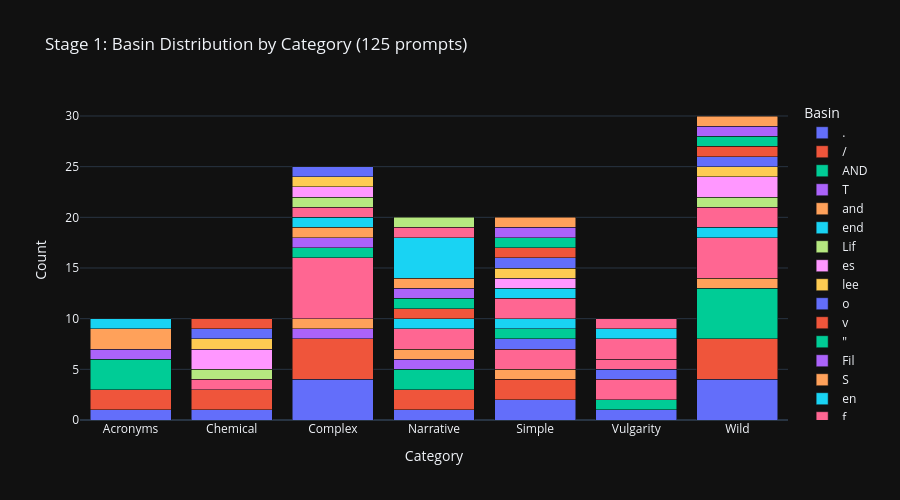

The notebook cell saved with this chart:
### Markdown cell above
### 5f. Basin Distribution Chart

### Code cell
# ============================================================
# VIS 5f: BASIN DISTRIBUTION BAR CHART
# ============================================================

basin_data = []
for label, snapshots in all_results.items():
    terminal = snapshots[-1]['top_tokens'][0][0].strip()
    category = CATEGORY_MAP.get(label, 'Unknown')
    if terminal == 'prolet':
        basin = 'prolet'
    elif terminal == 'Divine':
        basin = 'Divine'
    else:
        basin = terminal
    basin_data.append({'Prompt': label, 'Category': category, 'Basin': basin})

basin_df = pd.DataFrame(basin_data)
basin_summary = basin_df.groupby(['Category', 'Basin']).size().reset_index(name='Count')

fig_basin = px.bar(
    basin_summary, x='Category', y='Count', color='Basin',
    title=f"Stage 1: Basin Distribution by Category ({len(all_results)} prompts)",
    barmode='stack'
)
fig_basin.update_layout(template="plotly_dark", height=500, width=900)
fig_basin.show()
fig_basin.write_image(os.path.join(OUTPUT_DIR, 'basin_distribution.png'), scale=2)
print(f"[SAVED] {OUTPUT_DIR}/basin_distribution.png")

### Figure 1 — Plotly figure (JSON) as saved in the notebook; plotly's stock layout.template omitted (floating-point values rounded to 4 significant figures)
{"data": [{"hovertemplate": "Basin=.<br>Category=%{x}<br>Count=%{y}<extra></extra>", "legendgroup": ".", "marker": {"color": "#636efa", "pattern": {"shape": ""}}, "name": ".", "orientation": "v", "showlegend": true, "textposition": "auto", "type": "bar", "x": ["Acronyms", "Chemical", "Complex", "Narrative", "Simple", "Vulgarity", "Wild"], "xaxis": "x", "y": [1, 1, 4, 1, 2, 1, 4], "yaxis": "y"}, {"hovertemplate": "Basin=/<br>Category=%{x}<br>Count=%{y}<extra></extra>", "legendgroup": "/", "marker": {"color": "#EF553B", "pattern": {"shape": ""}}, "name": "/", "orientation": "v", "showlegend": true, "textposition": "auto", "type": "bar", "x": ["Acronyms", "Chemical", "Complex", "Narrative", "Simple", "Wild"], "xaxis": "x", "y": [2, 2, 4, 2, 2, 4], "yaxis": "y"}, {"hovertemplate": "Basin=AND<br>Category=%{x}<br>Count=%{y}<extra></extra>", "legendgroup": "AND", "marker": {"color": "#00cc96", "pattern": {"shape": ""}}, "name": "AND", "orientation": "v", "showlegend": true, "textposition": "auto", "type": "bar", "x": ["Acronyms", "Narrative", "Vulgarity", "Wild"], "xaxis": "x", "y": [3, 2, 1, 5], "yaxis": "y"}, {"hovertemplate": "Basin=T<br>Category=%{x}<br>Count=%{y}<extra></extra>", "legendgroup": "T", "marker": {"color": "#ab63fa", "pattern": {"shape": ""}}, "name": "T", "orientation": "v", "showlegend": true, "textposition": "auto", "type": "bar", "x": ["Acronyms", "Complex", "Narrative"], "xaxis": "x", "y": [1, 1, 1], "yaxis": "y"}, {"hovertemplate": "Basin=and<br>Category=%{x}<br>Count=%{y}<extra></extra>", "legendgroup": "and", "marker": {"color": "#FFA15A", "pattern": {"shape": ""}}, "name": "and", "orientation": "v", "showlegend": true, "textposition": "auto", "type": "bar", "x": ["Acronyms", "Complex", "Narrative", "Simple", "Wild"], "xaxis": "x", "y": [2, 1, 1, 1, 1], "yaxis": "y"}, {"hovertemplate": "Basin=end<br>Category=%{x}<br>Count=%{y}<extra></extra>", "legendgroup": "end", "marker": {"color": "#19d3f3", "pattern": {"shape": ""}}, "name": "end", "orientation": "v", "showlegend": true, "textposition": "auto", "type": "bar", "x": ["Acronyms"], "xaxis": "x", "y": [1], "yaxis": "y"}, {"hovertemplate": "Basin=<br>Category=%{x}<br>Count=%{y}<extra></extra>", "legendgroup": "", "marker": {"color": "#FF6692", "pattern": {"shape": ""}}, "name": "", "orientation": "v", "showlegend": false, "textposition": "auto", "type": "bar", "x": ["Chemical", "Complex", "Narrative", "Simple", "Vulgarity", "Wild"], "xaxis": "x", "y": [1, 6, 2, 2, 2, 4], "yaxis": "y"}, {"hovertemplate": "Basin=Lif<br>Category=%{x}<br>Count=%{y}<extra></extra>", "legendgroup": "Lif", "marker": {"color": "#B6E880", "pattern": {"shape": ""}}, "name": "Lif", "orientation": "v", "showlegend": true, "textposition": "auto", "type": "bar", "x": ["Chemical"], "xaxis": "x", "y": [1], "yaxis": "y"}, {"hovertemplate": "Basin=es<br>Category=%{x}<br>Count=%{y}<extra></extra>", "legendgroup": "es", "marker": {"color": "#FF97FF", "pattern": {"shape": ""}}, "name": "es", "orientation": "v", "showlegend": true, "textposition": "auto", "type": "bar", "x": ["Chemical"], "xaxis": "x", "y": [2], "yaxis": "y"}, {"hovertemplate": "Basin=lee<br>Category=%{x}<br>Count=%{y}<extra></extra>", "legendgroup": "lee", "marker": {"color": "#FECB52", "pattern": {"shape": ""}}, "name": "lee", "orientation": "v", "showlegend": true, "textposition": "auto", "type": "bar", "x": ["Chemical"], "xaxis": "x", "y": [1], "yaxis": "y"}, {"hovertemplate": "Basin=o<br>Category=%{x}<br>Count=%{y}<extra></extra>", "legendgroup": "o", "marker": {"color": "#636efa", "pattern": {"shape": ""}}, "name": "o", "orientation": "v", "showlegend": true, "textposition": "auto", "type": "bar", "x": ["Chemical", "Simple", "Vulgarity"], "xaxis": "x", "y": [1, 1, 1], "yaxis": "y"}, {"hovertemplate": "Basin=v<br>Category=%{x}<br>Count=%{y}<extra></extra>", "legendgroup": "v", "marker": {"color": "#EF553B", "pattern": {"shape": ""}}, "name": "v", "orientation": "v", "showlegend": true, "textposition": "auto", "type": "bar", "x": ["Chemical"], "xaxis": "x", "y": [1], "yaxis": "y"}, {"hovertemplate": "Basin=\"<br>Category=%{x}<br>Count=%{y}<extra></extra>", "legendgroup": "\"", "marker": {"color": "#00cc96", "pattern": {"shape": ""}}, "name": "\"", "orientation": "v", "showlegend": true, "textposition": "auto", "type": "bar", "x": ["Complex", "Simple"], "xaxis": "x", "y": [1, 1], "yaxis": "y"}, {"hovertemplate": "Basin=Fil<br>Category=%{x}<br>Count=%{y}<extra></extra>", "legendgroup": "Fil", "marker": {"color": "#ab63fa", "pattern": {"shape": ""}}, "name": "Fil", "orientation": "v", "showlegend": true, "textposition": "auto", "type": "bar", "x": ["Complex"], "xaxis": "x", "y": [1], "yaxis": "y"}, {"hovertemplate": "Basin=S<br>Category=%{x}<br>Count=%{y}<extra></extra>", "legendgroup": "S", "marker": {"color": "#FFA15A", "pattern": {"shape": ""}}, "name": "S", "orientation": "v", "showlegend": true, "textposition": "auto", "type": "bar", "x": ["Complex"], "xaxis": "x", "y": [1], "yaxis": "y"}, {"hovertemplate": "Basin=en<br>Category=%{x}<br>Count=%{y}<extra></extra>", "legendgroup": "en", "marker": {"color": "#19d3f3", "pattern": {"shape": ""}}, "name": "en", "orientation": "v", "showlegend": true, "textposition": "auto", "type": "bar", "x": ["Complex", "Narrative", "Simple", "Wild"], "xaxis": "x", "y": [1, 1, 1, 1], "yaxis": "y"}, {"hovertemplate": "Basin=f<br>Category=%{x}<br>Count=%{y}<extra></extra>", "legendgroup": "f", "marker": {"color": "#FF6692", "pattern": {"shape": ""}}, "name": "f", "orientation": "v", "showlegend": true, "textposition": "auto", "type": "bar", "x": ["Complex", "Simple", "Vulgarity", "Wild"], "xaxis": "x", "y": [1, 2, 1, 2], "yaxis": "y"}, {"hovertemplate": "Basin=ff<br>Category=%{x}<br>Count=%{y}<extra></extra>", "legendgroup": "ff", "marker": {"color": "#B6E880", "pattern": {"shape": ""}}, "name": "ff", "orientation": "v", "showlegend": true, "textposition": "auto", "type": "bar", "x": ["Complex"], "xaxis": "x", "y": [1], "yaxis": "y"}, {"hovertemplate": "Basin=four<br>Category=%{x}<br>Count=%{y}<extra></extra>", "legendgroup": "four", "marker": {"color": "#FF97FF", "pattern": {"shape": ""}}, "name": "four", "orientation": "v", "showlegend": true, "textposition": "auto", "type": "bar", "x": ["Complex"], "xaxis": "x", "y": [1], "yaxis": "y"}, {"hovertemplate": "Basin=just<br>Category=%{x}<br>Count=%{y}<extra></extra>", "legendgroup": "just", "marker": {"color": "#FECB52", "pattern": {"shape": ""}}, "name": "just", "orientation": "v", "showlegend": true, "textposition": "auto", "type": "bar", "x": ["Complex"], "xaxis": "x", "y": [1], "yaxis": "y"}, {"hovertemplate": "Basin=on<br>Category=%{x}<br>Count=%{y}<extra></extra>", "legendgroup": "on", "marker": {"color": "#636efa", "pattern": {"shape": ""}}, "name": "on", "orientation": "v", "showlegend": true, "textposition": "auto", "type": "bar", "x": ["Complex"], "xaxis": "x", "y": [1], "yaxis": "y"}, {"hovertemplate": "Basin=...<br>Category=%{x}<br>Count=%{y}<extra></extra>", "legendgroup": "...", "marker": {"color": "#EF553B", "pattern": {"shape": ""}}, "name": "...", "orientation": "v", "showlegend": true, "textposition": "auto", "type": "bar", "x": ["Narrative"], "xaxis": "x", "y": [1], "yaxis": "y"}, {"hovertemplate": "Basin=F<br>Category=%{x}<br>Count=%{y}<extra></extra>", "legendgroup": "F", "marker": {"color": "#00cc96", "pattern": {"shape": ""}}, "name": "F", "orientation": "v", "showlegend": true, "textposition": "auto", "type": "bar", "x": ["Narrative"], "xaxis": "x", "y": [1], "yaxis": "y"}, {"hovertemplate": "Basin=UN<br>Category=%{x}<br>Count=%{y}<extra></extra>", "legendgroup": "UN", "marker": {"color": "#ab63fa", "pattern": {"shape": ""}}, "name": "UN", "orientation": "v", "showlegend": true, "textposition": "auto", "type": "bar", "x": ["Narrative"], "xaxis": "x", "y": [1], "yaxis": "y"}, {"hovertemplate": "Basin=ed<br>Category=%{x}<br>Count=%{y}<extra></extra>", "legendgroup": "ed", "marker": {"color": "#FFA15A", "pattern": {"shape": ""}}, "name": "ed", "orientation": "v", "showlegend": true, "textposition": "auto", "type": "bar", "x": ["Narrative"], "xaxis": "x", "y": [1], "yaxis": "y"}, {"hovertemplate": "Basin=of<br>Category=%{x}<br>Count=%{y}<extra></extra>", "legendgroup": "of", "marker": {"color": "#19d3f3", "pattern": {"shape": ""}}, "name": "of", "orientation": "v", "showlegend": true, "textposition": "auto", "type": "bar", "x": ["Narrative", "Simple"], "xaxis": "x", "y": [4, 1], "yaxis": "y"}, {"hovertemplate": "Basin=or<br>Category=%{x}<br>Count=%{y}<extra></extra>", "legendgroup": "or", "marker": {"color": "#FF6692", "pattern": {"shape": ""}}, "name": "or", "orientation": "v", "showlegend": true, "textposition": "auto", "type": "bar", "x": ["Narrative", "Vulgarity"], "xaxis": "x", "y": [1, 2], "yaxis": "y"}, {"hovertemplate": "Basin=till<br>Category=%{x}<br>Count=%{y}<extra></extra>", "legendgroup": "till", "marker": {"color": "#B6E880", "pattern": {"shape": ""}}, "name": "till", "orientation": "v", "showlegend": true, "textposition": "auto", "type": "bar", "x": ["Narrative"], "xaxis": "x", "y": [1], "yaxis": "y"}, {"hovertemplate": "Basin=!\"<br>Category=%{x}<br>Count=%{y}<extra></extra>", "legendgroup": "!\"", "marker": {"color": "#FF97FF", "pattern": {"shape": ""}}, "name": "!\"", "orientation": "v", "showlegend": true, "textposition": "auto", "type": "bar", "x": ["Simple"], "xaxis": "x", "y": [1], "yaxis": "y"}, {"hovertemplate": "Basin=OF<br>Category=%{x}<br>Count=%{y}<extra></extra>", "legendgroup": "OF", "marker": {"color": "#FECB52", "pattern": {"shape": ""}}, "name": "OF", "orientation": "v", "showlegend": true, "textposition": "auto", "type": "bar", "x": ["Simple"], "xaxis": "x", "y": [1], "yaxis": "y"}, {"hovertemplate": "Basin=PARAM<br>Category=%{x}<br>Count=%{y}<extra></extra>", "legendgroup": "PARAM", "marker": {"color": "#636efa", "pattern": {"shape": ""}}, "name": "PARAM", "orientation": "v", "showlegend": true, "textposition": "auto", "type": "bar", "x": ["Simple"], "xaxis": "x", "y": [1], "yaxis": "y"}, {"hovertemplate": "Basin=as<br>Category=%{x}<br>Count=%{y}<extra></extra>", "legendgroup": "as", "marker": {"color": "#EF553B", "pattern": {"shape": ""}}, "name": "as", "orientation": "v", "showlegend": true, "textposition": "auto", "type": "bar", "x": ["Simple"], "xaxis": "x", "y": [1], "yaxis": "y"}, {"hovertemplate": "Basin=ty<br>Category=%{x}<br>Count=%{y}<extra></extra>", "legendgroup": "ty", "marker": {"color": "#00cc96", "pattern": {"shape": ""}}, "name": "ty", "orientation": "v", "showlegend": true, "textposition": "auto", "type": "bar", "x": ["Simple"], "xaxis": "x", "y": [1], "yaxis": "y"}, {"hovertemplate": "Basin=wit<br>Category=%{x}<br>Count=%{y}<extra></extra>", "legendgroup": "wit", "marker": {"color": "#ab63fa", "pattern": {"shape": ""}}, "name": "wit", "orientation": "v", "showlegend": true, "textposition": "auto", "type": "bar", "x": ["Simple"], "xaxis": "x", "y": [1], "yaxis": "y"}, {"hovertemplate": "Basin=y<br>Category=%{x}<br>Count=%{y}<extra></extra>", "legendgroup": "y", "marker": {"color": "#FFA15A", "pattern": {"shape": ""}}, "name": "y", "orientation": "v", "showlegend": true, "textposition": "auto", "type": "bar", "x": ["Simple"], "xaxis": "x", "y": [1], "yaxis": "y"}, {"hovertemplate": "Basin=ATT<br>Category=%{x}<br>Count=%{y}<extra></extra>", "legendgroup": "ATT", "marker": {"color": "#19d3f3", "pattern": {"shape": ""}}, "name": "ATT", "orientation": "v", "showlegend": true, "textposition": "auto", "type": "bar", "x": ["Vulgarity"], "xaxis": "x", "y": [1], "yaxis": "y"}, {"hovertemplate": "Basin=not<br>Category=%{x}<br>Count=%{y}<extra></extra>", "legendgroup": "not", "marker": {"color": "#FF6692", "pattern": {"shape": ""}}, "name": "not", "orientation": "v", "showlegend": true, "textposition": "auto", "type": "bar", "x": ["Vulgarity"], "xaxis": "x", "y": [1], "yaxis": "y"}, {"hovertemplate": "Basin=-<br>Category=%{x}<br>Count=%{y}<extra></extra>", "legendgroup": "-", "marker": {"color": "#B6E880", "pattern": {"shape": ""}}, "name": "-", "orientation": "v", "showlegend": true, "textposition": "auto", "type": "bar", "x": ["Wild"], "xaxis": "x", "y": [1], "yaxis": "y"}, {"hovertemplate": "Basin=.\"<br>Category=%{x}<br>Count=%{y}<extra></extra>", "legendgroup": ".\"", "marker": {"color": "#FF97FF", "pattern": {"shape": ""}}, "name": ".\"", "orientation": "v", "showlegend": true, "textposition": "auto", "type": "bar", "x": ["Wild"], "xaxis": "x", "y": [2], "yaxis": "y"}, {"hovertemplate": "Basin=Apart<br>Category=%{x}<br>Count=%{y}<extra></extra>", "legendgroup": "Apart", "marker": {"color": "#FECB52", "pattern": {"shape": ""}}, "name": "Apart", "orientation": "v", "showlegend": true, "textposition": "auto", "type": "bar", "x": ["Wild"], "xaxis": "x", "y": [1], "yaxis": "y"}, {"hovertemplate": "Basin=DI<br>Category=%{x}<br>Count=%{y}<extra></extra>", "legendgroup": "DI", "marker": {"color": "#636efa", "pattern": {"shape": ""}}, "name": "DI", "orientation": "v", "showlegend": true, "textposition": "auto", "type": "bar", "x": ["Wild"], "xaxis": "x", "y": [1], "yaxis": "y"}, {"hovertemplate": "Basin=FI<br>Category=%{x}<br>Count=%{y}<extra></extra>", "legendgroup": "FI", "marker": {"color": "#EF553B", "pattern": {"shape": ""}}, "name": "FI", "orientation": "v", "showlegend": true, "textposition": "auto", "type": "bar", "x": ["Wild"], "xaxis": "x", "y": [1], "yaxis": "y"}, {"hovertemplate": "Basin=ple<br>Category=%{x}<br>Count=%{y}<extra></extra>", "legendgroup": "ple", "marker": {"color": "#00cc96", "pattern": {"shape": ""}}, "name": "ple", "orientation": "v", "showlegend": true, "textposition": "auto", "type": "bar", "x": ["Wild"], "xaxis": "x", "y": [1], "yaxis": "y"}, {"hovertemplate": "Basin=s<br>Category=%{x}<br>Count=%{y}<extra></extra>", "legendgroup": "s", "marker": {"color": "#ab63fa", "pattern": {"shape": ""}}, "name": "s", "orientation": "v", "showlegend": true, "textposition": "auto", "type": "bar", "x": ["Wild"], "xaxis": "x", "y": [1], "yaxis": "y"}, {"hovertemplate": "Basin=three<br>Category=%{x}<br>Count=%{y}<extra></extra>", "legendgroup": "three", "marker": {"color": "#FFA15A", "pattern": {"shape": ""}}, "name": "three", "orientation": "v", "showlegend": true, "textposition": "auto", "type": "bar", "x": ["Wild"], "xaxis": "x", "y": [1], "yaxis": "y"}], "layout": {"barmode": "stack", "height": 500, "legend": {"title": {"text": "Basin"}, "tracegroupgap": 0}, "title": {"text": "Stage 1: Basin Distribution by Category (125 prompts)"}, "width": 900, "xaxis": {"anchor": "y", "domain": [0, 1], "title": {"text": "Category"}}, "yaxis": {"anchor": "x", "domain": [0, 1], "title": {"text": "Count"}}}}
